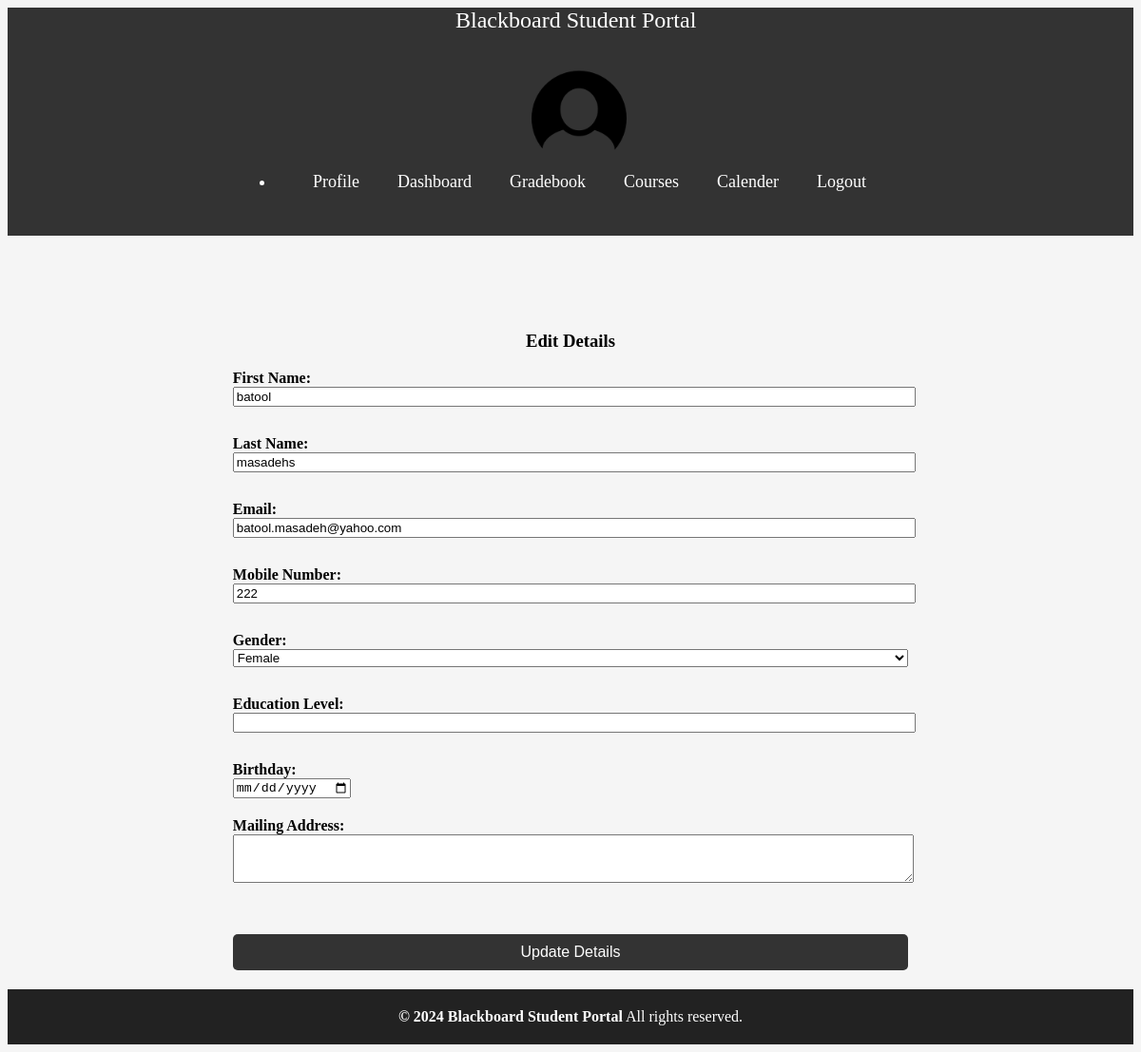
Screenshot of /edit_student_details.php (signed in) with the database file from the repository.
### tables this page shows
CREATE TABLE `user` (
  `UserID` varchar(50) NOT NULL,
  `FirstName` varchar(50) DEFAULT NULL,
  `LastName` varchar(50) DEFAULT NULL,
  `Type` enum('admin','student') NOT NULL,
  `EmailId` varchar(50) DEFAULT NULL,
  `MobNo` bigint(11) DEFAULT NULL,
  `Password` varchar(50) DEFAULT NULL,
  `gender` enum('male','female') NOT NULL DEFAULT 'male',
  `educationLevel` varchar(100) DEFAULT NULL,
  `birthday` date DEFAULT NULL,
  `mailingAddress` varchar(255) DEFAULT NULL
);

### edit_student_details.php (the view, shortened to what this page needs)
<?php
require('dbconn.php');
if (isset($_SESSION['UserID'])) {
    $userID = $_SESSION['UserID'];
    $sql = "SELECT * FROM `user` WHERE UserID='$userID'";
    $result = $conn->query($sql);
    if ($result && $result->num_rows > 0) {
        $row = $result->fetch_assoc();
        $firstName = $row['FirstName'];
        $lastName = $row['LastName'];
        $email = $row['EmailId'];
        $mobno = $row['MobNo'];
        $gender = $row['gender'];
        $educationLevel = $row['educationLevel'];
        $birthday = $row['birthday'];
        $mailingAddress = $row['mailingAddress'];
    } else {
        $firstName = $lastName = $email = $mobno = $gender = $educationLevel = $birthday = $mailingAddress = "";
    }
} else {
    echo "<p>Error: Session UserID not set.</p>";
}
?>
<!DOCTYPE html>
<html lang="en">
<head>
</head>
<body>
    <div class="navbar navbar-fixed-top">
        <div class="navbar-inner">
            <div class="container">
                <a class="brand" href="index.php" style="margin-left: 230px; font-size: 24px;">Blackboard Student Portal</a>
                <div class="nav-collapse collapse navbar-inverse-collapse">
                    <ul class="nav pull-right">
                        <li class="nav-user dropdown">
                        <a href="#" class="dropdown-toggle" data-toggle="dropdown">
    <div class="nav-avatar"></div>
</a>
                            <ul class="navbar">
    <li <?php if(basename($_SERVER['PHP_SELF']) == 'profile.php') echo 'class="active"'; ?>><a href="profile.php">Profile</a></li>
    <li <?php if(basename($_SERVER['PHP_SELF']) == 'index.php') echo 'class="active"'; ?>><a href="index.php">Dashboard</a></li>
    <li <?php if(basename($_SERVER['PHP_SELF']) == 'gradebook.php') echo 'class="active"'; ?>><a href="gradebook.php">Gradebook</a></li>
    <li <?php if(basename($_SERVER['PHP_SELF']) == 'course.php') echo 'class="active"'; ?>><a href="course.php">Courses</a></li>
    <li <?php if(basename($_SERVER['PHP_SELF']) == 'login.php') echo 'class="active"'; ?>><a href="calender.php">Calender</a></li>
    <li <?php if(basename($_SERVER['PHP_SELF']) == 'login.php') echo 'class="active"'; ?>><a href="login.php">Logout</a></li>
</ul>
                        </li>
                    </ul>
                </div>
            </div>
        </div>
    </div>
    <div class="wrapper">
        <div class="container">
            <div class="row">
                <div class="span9">
                    <div class="module">
                        <div class="module-head">
                            <h3>Edit Details</h3>
                        </div>
                        <div class="module-body">
                <form class="form-horizontal" action="edit_student_details.php" method="post">
                <div class="control-group">
    <label class="control-label" for="firstName">First Name:</label>
    <div class="controls">
        <input type="text" id="firstName" name="firstName" value="<?php echo isset($firstName) ? $firstName : ''; ?>" required>
    </div>
</div>
<div class="control-group">
    <label class="control-label" for="lastName">Last Name:</label>
    <div class="controls">
        <input type="text" id="lastName" name="lastName" value="<?php echo isset($lastName) ? $lastName : ''; ?>" required>
    </div>
</div>
<div class="control-group">
    <label class="control-label" for="email">Email:</label>
    <div class="controls">
        <input type="email" id="email" name="email" value="<?php echo isset($email) ? $email : ''; ?>" required>
    </div>
</div>
<div class="control-group">
    <label class="control-label" for="mobno">Mobile Number:</label>
    <div class="controls">
        <input type="tel" id="mobno" name="mobno" value="<?php echo isset($mobno) ? $mobno : ''; ?>">
    </div>
</div>
<div class="control-group">
    <label class="control-label" for="gender">Gender:</label>
    <div class="controls">
        <select id="gender" name="gender" required>
            <option value="female" <?php if (isset($gender) && $gender == 'female') echo 'selected'; ?>>Female</option>
        </select>
    </div>
</div>
<div class="control-group">
    <label class="control-label" for="educationLevel">Education Level:</label>
    <div class="controls">
        <input type="text" id="educationLevel" name="educationLevel" value="<?php echo isset($educationLevel) ? $educationLevel : ''; ?>">
    </div>
</div>
<div class="control-group">
    <label class="control-label" for="birthday">Birthday:</label>
    <div class="controls">
        <input type="date" id="birthday" name="birthday" value="<?php echo isset($birthday) ? $birthday : ''; ?>">
    </div>
</div>
<div class="control-group">
    <label class="control-label" for="mailingAddress">Mailing Address:</label>
    <div class="controls">
        <textarea id="mailingAddress" name="mailingAddress" rows="3"><?php echo isset($mailingAddress) ? $mailingAddress : ''; ?></textarea>
    </div>
</div>
                    <div class="control-group">
                        <div class="controls">
                            <button type="submit" name="submit" class="btn btn-primary">Update Details</button>
                        </div>
                    </div>
                </form>
            </div>
        </div>
                </div>
            </div>
        </div>
    </div>
    <footer class="footer">
        <div class="container">
            <b class="copyright">&copy; <?php echo date("Y"); ?> Blackboard Student Portal</b> All rights reserved.
        </div>
    </footer>
</body>
</html>

### edit_student_details.php (style rules this page uses)
.footer { background-color: #222; color: #fff; padding: 20px 0; text-align: center; flex-shrink: 0; }
body { background-color: whitesmoke; }
.navbar { background-color: #333; color: #fff; list-style-type: none; padding: 0; display: flex; justify-content: center; }
.navbar li { padding: 15px 20px; }
.navbar a { color: #fff; text-decoration: none; font-size: 18px; }
.nav-avatar { width: 100px; height: 100px; background-image: url('profile2.png'); background-size: cover; background-position: center; margin-left: 250px; }
.wrapper { margin-top: 100px; }
.form-horizontal { width: 60%; margin: auto; }
.form-horizontal .control-group { margin-bottom: 20px; }
.form-horizontal .control-label { font-weight: bold; }
.form-horizontal .controls { margin-left: 0; }
.form-horizontal input[type="text"], .form-horizontal input[type="email"], .form-horizontal input[type="tel"], .form-horizontal select, .form-horizontal textarea { width: 100%; margin-bottom: 10px; }
.form-horizontal button[type="submit"] { width: 100%; margin-top: 20px; padding: 10px; font-size: 16px; background-color: #333; color: #fff; border: none; border-radius: 5px; cursor: pointer; }
.module-head h3 { text-align: center; }

### rows the page displays
user: firstName "batool", lastName "masadehs", email "batool.masadeh@yahoo.com", mobno "222", gender "Female"
